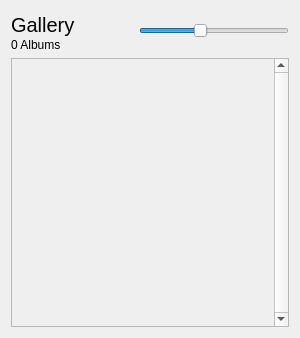
<?xml version="1.0" encoding="UTF-8"?>
<ui version="4.0">
 <class>widgetRoot</class>
 <widget class="QWidget" name="widgetRoot">
  <property name="windowModality">
   <enum>Qt::NonModal</enum>
  </property>
  <property name="geometry">
   <rect>
    <x>0</x>
    <y>0</y>
    <width>300</width>
    <height>338</height>
   </rect>
  </property>
  <property name="sizePolicy">
   <sizepolicy hsizetype="Expanding" vsizetype="Expanding">
    <horstretch>0</horstretch>
    <verstretch>0</verstretch>
   </sizepolicy>
  </property>
  <property name="minimumSize">
   <size>
    <width>300</width>
    <height>0</height>
   </size>
  </property>
  <property name="acceptDrops">
   <bool>true</bool>
  </property>
  <property name="windowTitle">
   <string>Form</string>
  </property>
  <property name="styleSheet">
   <string notr="true"/>
  </property>
  <layout class="QVBoxLayout" name="verticalLayout_2">
   <item>
    <layout class="QHBoxLayout" name="horizontalLayout_2" stretch="1,0">
     <property name="spacing">
      <number>2</number>
     </property>
     <property name="leftMargin">
      <number>0</number>
     </property>
     <item>
      <layout class="QVBoxLayout" name="verticalLayout">
       <property name="spacing">
        <number>2</number>
       </property>
       <item>
        <widget class="QLabel" name="labelName">
         <property name="sizePolicy">
          <sizepolicy hsizetype="Preferred" vsizetype="Fixed">
           <horstretch>0</horstretch>
           <verstretch>0</verstretch>
          </sizepolicy>
         </property>
         <property name="minimumSize">
          <size>
           <width>0</width>
           <height>25</height>
          </size>
         </property>
         <property name="maximumSize">
          <size>
           <width>16777215</width>
           <height>22</height>
          </size>
         </property>
         <property name="font">
          <font>
           <pointsize>15</pointsize>
          </font>
         </property>
         <property name="text">
          <string>Gallery</string>
         </property>
        </widget>
       </item>
       <item>
        <widget class="QLabel" name="labelAlbumNumber">
         <property name="text">
          <string>0 Albums</string>
         </property>
        </widget>
       </item>
      </layout>
     </item>
     <item>
      <layout class="QHBoxLayout" name="horizontalLayout">
       <property name="spacing">
        <number>0</number>
       </property>
       <item>
        <widget class="QSlider" name="sliderSize">
         <property name="minimumSize">
          <size>
           <width>150</width>
           <height>22</height>
          </size>
         </property>
         <property name="maximumSize">
          <size>
           <width>150</width>
           <height>22</height>
          </size>
         </property>
         <property name="minimum">
          <number>100</number>
         </property>
         <property name="maximum">
          <number>600</number>
         </property>
         <property name="value">
          <number>300</number>
         </property>
         <property name="orientation">
          <enum>Qt::Horizontal</enum>
         </property>
         <property name="tickPosition">
          <enum>QSlider::NoTicks</enum>
         </property>
        </widget>
       </item>
      </layout>
     </item>
    </layout>
   </item>
   <item>
    <widget class="QScrollArea" name="scrollArea">
     <property name="styleSheet">
      <string notr="true"/>
     </property>
     <property name="frameShadow">
      <enum>QFrame::Plain</enum>
     </property>
     <property name="verticalScrollBarPolicy">
      <enum>Qt::ScrollBarAlwaysOn</enum>
     </property>
     <property name="horizontalScrollBarPolicy">
      <enum>Qt::ScrollBarAsNeeded</enum>
     </property>
     <property name="sizeAdjustPolicy">
      <enum>QAbstractScrollArea::AdjustToContentsOnFirstShow</enum>
     </property>
     <property name="widgetResizable">
      <bool>true</bool>
     </property>
     <widget class="QWidget" name="scrollAreaWidgetContents">
      <property name="geometry">
       <rect>
        <x>0</x>
        <y>0</y>
        <width>263</width>
        <height>266</height>
       </rect>
      </property>
      <property name="sizePolicy">
       <sizepolicy hsizetype="Expanding" vsizetype="Expanding">
        <horstretch>0</horstretch>
        <verstretch>0</verstretch>
       </sizepolicy>
      </property>
      <property name="minimumSize">
       <size>
        <width>50</width>
        <height>0</height>
       </size>
      </property>
      <property name="acceptDrops">
       <bool>true</bool>
      </property>
      <property name="layoutDirection">
       <enum>Qt::LeftToRight</enum>
      </property>
      <property name="styleSheet">
       <string notr="true"/>
      </property>
      <layout class="QGridLayout" name="gridLayout">
       <property name="sizeConstraint">
        <enum>QLayout::SetMaximumSize</enum>
       </property>
       <property name="leftMargin">
        <number>2</number>
       </property>
       <property name="topMargin">
        <number>2</number>
       </property>
       <property name="rightMargin">
        <number>2</number>
       </property>
       <property name="bottomMargin">
        <number>2</number>
       </property>
       <property name="spacing">
        <number>2</number>
       </property>
      </layout>
     </widget>
    </widget>
   </item>
  </layout>
 </widget>
 <resources/>
 <connections/>
</ui>
